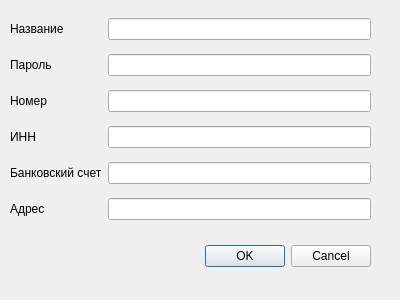
<?xml version="1.0" encoding="UTF-8"?>
<ui version="4.0">
 <class>register_user</class>
 <widget class="QDialog" name="register_user">
  <property name="geometry">
   <rect>
    <x>0</x>
    <y>0</y>
    <width>400</width>
    <height>300</height>
   </rect>
  </property>
  <property name="windowTitle">
   <string>Call Center</string>
  </property>
  <widget class="QDialogButtonBox" name="buttonBox">
   <property name="geometry">
    <rect>
     <x>30</x>
     <y>240</y>
     <width>341</width>
     <height>32</height>
    </rect>
   </property>
   <property name="orientation">
    <enum>Qt::Horizontal</enum>
   </property>
   <property name="standardButtons">
    <set>QDialogButtonBox::Cancel|QDialogButtonBox::Ok</set>
   </property>
  </widget>
  <widget class="QWidget" name="gridLayoutWidget">
   <property name="geometry">
    <rect>
     <x>10</x>
     <y>10</y>
     <width>361</width>
     <height>221</height>
    </rect>
   </property>
   <layout class="QGridLayout" name="gridLayout">
    <item row="5" column="0">
     <widget class="QLabel" name="label_4">
      <property name="text">
       <string>Банковский счет</string>
      </property>
     </widget>
    </item>
    <item row="6" column="0">
     <widget class="QLabel" name="label_5">
      <property name="text">
       <string>Адрес</string>
      </property>
     </widget>
    </item>
    <item row="0" column="1">
     <widget class="QLineEdit" name="nameEdit"/>
    </item>
    <item row="5" column="1">
     <widget class="QLineEdit" name="bankEdit"/>
    </item>
    <item row="4" column="1">
     <widget class="QLineEdit" name="innEdit"/>
    </item>
    <item row="0" column="0">
     <widget class="QLabel" name="label">
      <property name="text">
       <string>Название</string>
      </property>
     </widget>
    </item>
    <item row="3" column="1">
     <widget class="QLineEdit" name="numEdit"/>
    </item>
    <item row="6" column="1">
     <widget class="QLineEdit" name="adresEdit"/>
    </item>
    <item row="3" column="0">
     <widget class="QLabel" name="label_2">
      <property name="text">
       <string>Номер</string>
      </property>
     </widget>
    </item>
    <item row="4" column="0">
     <widget class="QLabel" name="label_3">
      <property name="text">
       <string>ИНН</string>
      </property>
     </widget>
    </item>
    <item row="1" column="0">
     <widget class="QLabel" name="label_6">
      <property name="text">
       <string>Пароль</string>
      </property>
     </widget>
    </item>
    <item row="1" column="1">
     <widget class="QLineEdit" name="passwordEdit"/>
    </item>
   </layout>
  </widget>
 </widget>
 <resources/>
 <connections>
  <connection>
   <sender>buttonBox</sender>
   <signal>accepted()</signal>
   <receiver>register_user</receiver>
   <slot>accept()</slot>
   <hints>
    <hint type="sourcelabel">
     <x>248</x>
     <y>254</y>
    </hint>
    <hint type="destinationlabel">
     <x>157</x>
     <y>274</y>
    </hint>
   </hints>
  </connection>
  <connection>
   <sender>buttonBox</sender>
   <signal>rejected()</signal>
   <receiver>register_user</receiver>
   <slot>reject()</slot>
   <hints>
    <hint type="sourcelabel">
     <x>316</x>
     <y>260</y>
    </hint>
    <hint type="destinationlabel">
     <x>286</x>
     <y>274</y>
    </hint>
   </hints>
  </connection>
 </connections>
</ui>
